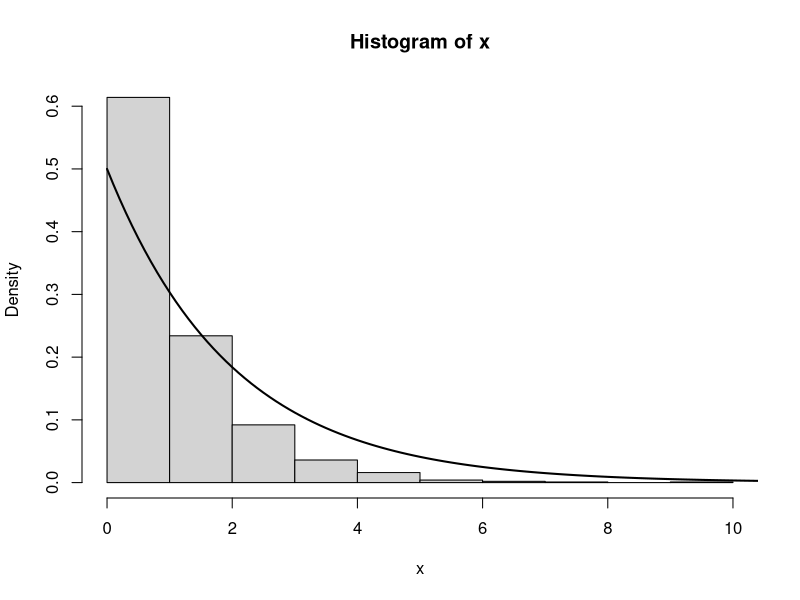
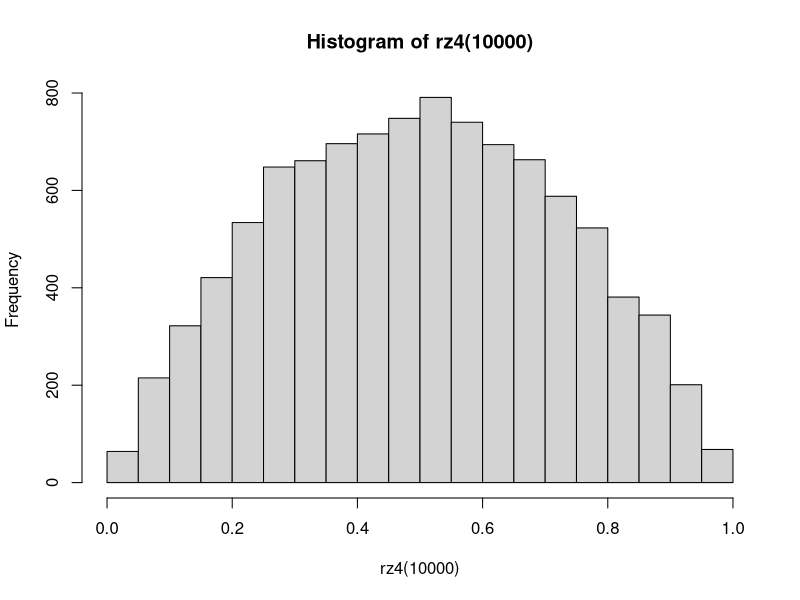
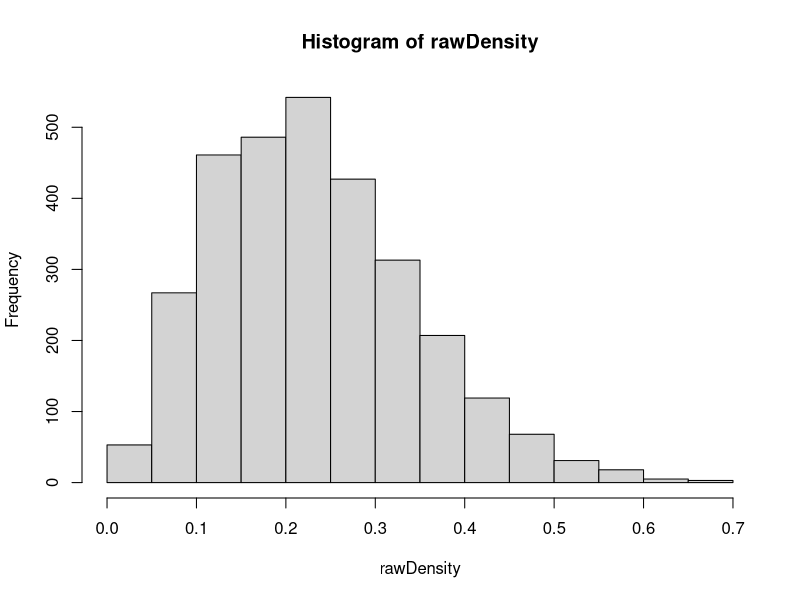
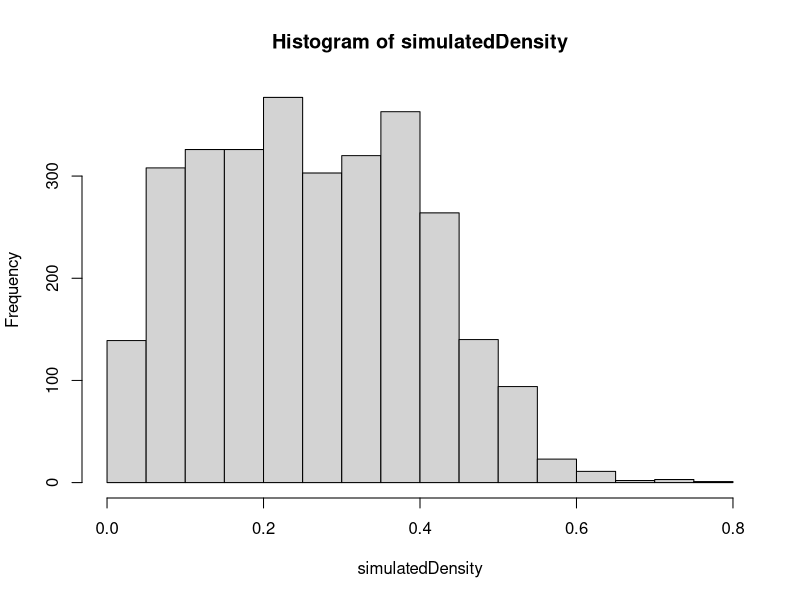
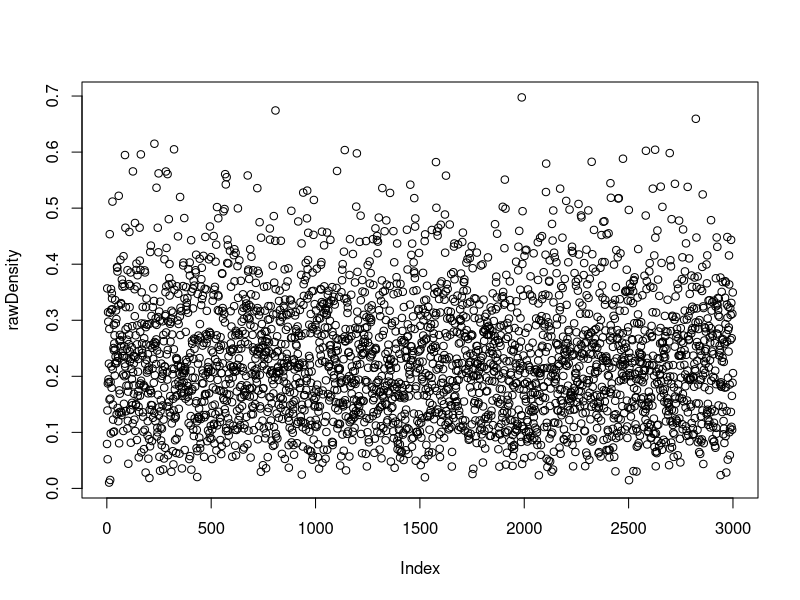
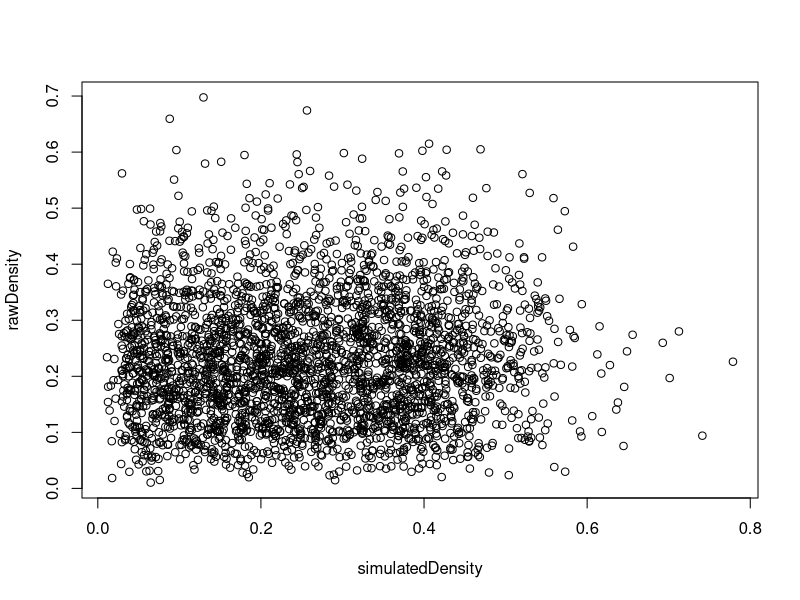
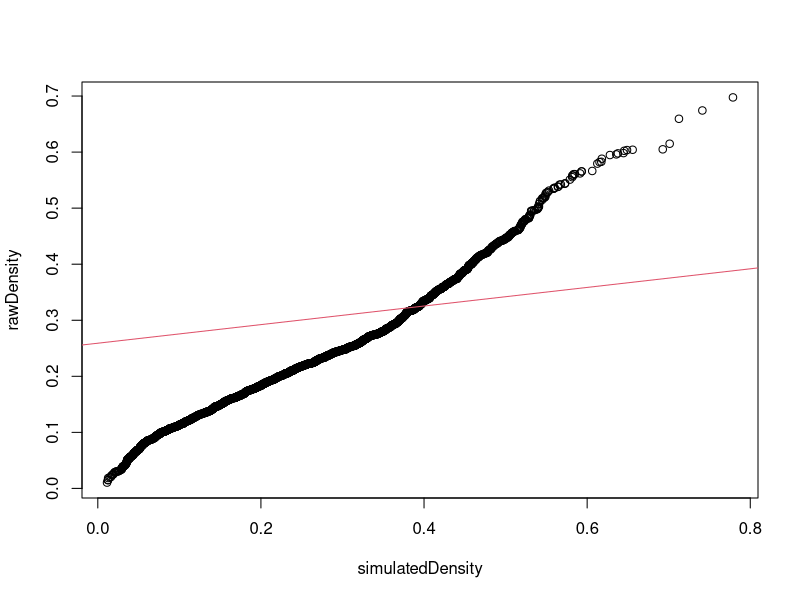
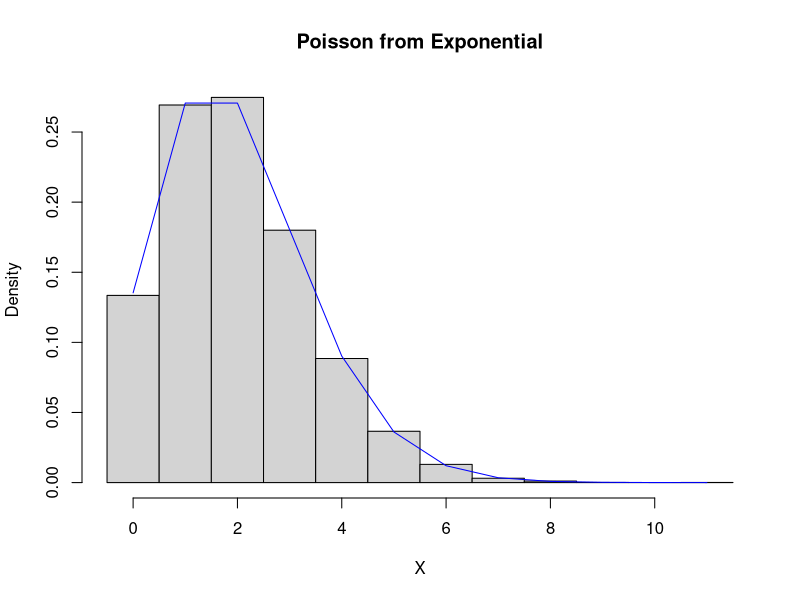

Source code (R) for these figures, in order:
# MCO - Lab / Assignment 1

# Method of Inversion
lambda <-1 
u <- runif ( 1 ) # Generate a u(0,1) number
x <- -log(1-u)/lambda # Transform to an exponential
x

# Method of Inversion - More than one realisation
n<-20
lambda <-1 
u <- runif (n) # Generate a u(0,1) number
x <- -log(1-u)/lambda # Transform to an exponential
x

# Method of Inversion - as a function
inv.exp <- function (n,lambda) {
  lambda <-1 
  u <- runif (n) # Generate a u(0,1) number
  x <- -log(1-u)/lambda # Transform to an exponential
  x}
inv.exp ( n=20, lambda=1)

# Compare histogram of sampled values to plot of the density
x <- inv.exp ( n=1000, lambda =0.5) # Generate Large Sample
hist (x , freq=FALSE) 

t <- 0:150/10 # Create a sequence
lines ( t , dexp ( t , rate =0.5) , lwd=2) # Add the density to the histogram

# KS test to test the null hypothesis from our sample is  from an EX (0.5) distribution
ks.test ( x , pexp , rate=0.5)

###############################################################################

# Gamma Distribution
k <-4
lambda <- 1
x <- inv.exp ( n=k , lambda=lambda ) # Draw an exp number
y <- sum( x )
y

# Gamma Distribution - Draw n random numbers
n <-20  
k<-4  
lambda <- 1  
x <- matrix (inv.exp ( n=n*k , lambda=lambda ) , ncol=k )
y <- apply ( x , 1 , sum) # sum up each row
y 

# Gamma Distribution - Inside a Function

inv.gamma.int <- function ( n, k , lambda ) {
x <- matrix ( inv.exp ( n=n*k , lambda=lambda ) , ncol=k )
apply ( x , 1 , sum)
 }
y <- inv.gamma.int ( 20 , 4 , 1 )
y

################################################################

# Gamma - apparently

fx<-dgamma(0.5,shape=2.5,rate=3)
hx<-dgamma(0.5,shape=2,rate=2)
m<-fx/hx
m

V=NULL
while(length(V)<100){
  U<-runif(1)
  X<-inv.gamma.int(1,2,2)
  Y<-U*m*dgamma(X,shape=2,rate=2)
  fx<-dgamma(X,shape=2.5,rate=3)
  if (Y<fx){
    V=append(V,X)
  }
}

#########################################################

set.seed(0)
x <- rexp(1000)  ## samples from proposal density
f <- function(x) 2 * x *exp(-x^2)  ## target density
w <- f(x) / dexp(x)  ## importance weights

mean(x)  ## non-weighted sample mean
# [1] 1.029677

mean(w * x)  ## weighted sample mean
# [1] 0.9380861

lambdas = rexp(100, 0.5)
samples = rep(0, 100)
for (i in 1:100)
  samples[i] = rpois(1, lambdas[i])

# Importance Sampling
x<-rexp(n=1000,r=1)
fx<-function(x){
  return(x^2*exp(-(x^2)))
}
gx<-function(x){
  return(exp(-x))
}

Ex=mean(x*fx(x)/gx(x))
##################################################################
# Rejection Sampling
rz1<-function () 
{
  repeat {
    x <- runif(1, 0, 1)
    y <- runif(1, 0, 3/2)
    fx <- 6 * x * (1 - x)
    if (y < fx) 
      return(x)
  }
}

rz2<-function (n) 
{
  zvector <- vector("numeric", n)
  for (i in 1:n) {
    zvector[i] <- rz1()
  }
  zvector
}

rz3<-function (n) 
{
  xvec <- runif(n, 0, 1)
  yvec <- runif(n, 0, 3/2)
  fvec <- 6 * xvec * (1 - xvec)
  xvec[yvec < fvec]
}

rz4<-function (n) 
{
  x <- rz3(n)
  len <- length(x)
  aprob <- len/n
  shortby <- n - len
  n2 <- round(shortby/aprob)
  x2 <- rz3(n2)
  x3 <- c(x, x2)
  x3
}

hist(rz4(10000),30)

####################################################################

# Rejection Sampling - apparently

# 1. Define a density of interest that will be approximated by "REJECTION SAMPLING"
minRgDensity <- 0
maxRgDensity <- 10
maxDensityValue <- 1
sampleSize <- 3000
knownDensity <- function(x)
{ minRgDensity <- 0
maxRgDensity <- 20
maxDensityValue <- 1
return(dbeta(x, 3, 10))
}
rawDensity <- rbeta(sampleSize, 3, 10)

# 2. Rejection sampling method
RejectionSampling <- function(n)
{
  RN <- NULL
  for(i in 1:n)
  {
  OK <- 0
  while(OK<1)
  {
  T <- runif(1,min = minRgDensity, max = maxRgDensity )
  U <- runif(1,min = 0, max = 1)
  if(U*maxDensityValue <= knownDensity(T))
  {
  OK <- 1
  RN <- c(RN,T)
  }
  }
  }
  return(RN)
}
# 3. Generate n=sampleSize samples from the model-simulation density
(RejectionSampling)
simulatedDensity <- RejectionSampling(sampleSize)
# 4. Calculate the two histograms
histoRaw <- hist(rawDensity)
histoSimulated <- hist(simulatedDensity)
# 5. Q-Q plot raw vs simulated densities
plot( rawDensity )
plot( simulatedDensity, rawDensity )
qqplot(simulatedDensity, rawDensity )
qqline(simulatedDensity, col = 2)
# qqplot( rawDensity, simulatedDensity);
# abline(0,1) 

##################################################################
# Poisson from exponential

Nsim = 10^4

# small/large values for lambda (the value of 1/mean)
#
lambda = 2

X = NULL
for( ii in 1:Nsim ){
  k = 0
  v = rexp(1,rate=lambda)
  while( v < 1 ){
    v = v + rexp(1,rate=lambda)
    k = k+1
  }
  X[ii]=k  
}

xRng = seq(min(X),max(X),1)
brks = c( xRng[1] - 0.5, xRng + 0.5 )
hist(X,freq=F,breaks=brks,main="Poisson from Exponential")
lines( xRng, dpois(xRng,lambda), col="Blue" )

####################################################################
# Poisson from exponential again

lambda <- 0.5
tMax <- 100

## find the number 'n' of exponential r.vs required by imposing that
## Pr{N(t) <= n} <= 1 - eps for a small 'eps'
n <- qpois(1 - 1e-8, lambda = lambda * tMax)

## simulate exponential interarrivals the
X <- rexp(n = n, rate = lambda)
S <- c(0, cumsum(X))
plot(x = S, y = 0:n, type = "s", xlim = c(0, tMax)) 

## several paths?
nSamp <- 50
## simulate exponential interarrivals
X <- matrix(rexp(n * nSamp, rate = lambda), ncol = nSamp,
            dimnames = list(paste("S", 1:n, sep = ""), paste("samp", 1:nSamp)))
## compute arrivals, and add a fictive arrival 'T0' for t = 0
S <- apply(X, 2, cumsum)
S <- rbind("T0" = rep(0, nSamp), S)
head(S)
## plot using steps
matplot(x = S, y = 0:n, type = "s", col = "darkgray",
        xlim = c(0, tMax),
        main = "Homogeneous Poisson Process paths", xlab = "t", ylab = "N(t)")

############################################################################

# Rejection Sampling - Examples from book

a = 3 # a large value that makes naive simulation from the truncated normal distribution hard 

# Part (c):
#
M = sqrt( 2 * pi ) * exp( -0.5*a^2 ) # this is *not* the reciprical of the acceptance rate since the densities are not correctly normalized 

mu_bar = a 

# Plot the two densities f(x) and M*g(x) to make sure that f(x) < M*g(x):
# 
xRange = seq( a, 4*a, length.out=100 )
f = exp( -0.5*xRange^2 )
plot( xRange, f )
g = (1/sqrt(2*pi)) * exp( -0.5*(xRange - mu_bar)^2 )
lines( xRange, M*g )

gFunc = function(x,mu_bar){ # don't do the truncation when x<a here
  (1/sqrt(2*pi)) * exp( -0.5*(x - mu_bar)^2 )
}
fFunc = function(x){ # don't do the truncation when x<a here
  exp( -0.5*x^2 )
}

Nsim = 2500

x=NULL
while( length(x)<Nsim ){
  
  y = rnorm( Nsim, mean=mu_bar, sd=1. ) # generate samples from the candidate density
  
  yKeep = y[ y > a ] # these are possible candidates (other points have f(y)=0 will not pass the acceptance phase)
  nKeep = length(yKeep)
  
  y = yKeep
  
  x = c(x, y[ runif(nKeep)*M < fFunc(y)/gFunc(y,mu_bar) ])
}
x = x[1:Nsim]


##postscript("../../WriteUp/Graphics/Chapter2/ex_2_21_pt_trunc_norm_dist.eps", onefile=FALSE, horizontal=FALSE)

# Plot this as a normalized density:
# 
hist(x,freq=F,main="truncated normal dist. via normal")
xRng = seq( min(x), max(x), length.out=100 )
normConstant = sqrt(2*pi) * ( 1 - pnorm(a) )
lines(xRng,fFunc(xRng)/normConstant,lwd=2,col="sienna")

##dev.off()



# Part (d):
#
alpha = ( a + sqrt( a^2 + 4 ) )/2 # the optimal value for the translated exponential density
MTilde = (1/alpha)*exp( 0.5*alpha^2 - alpha*a ) # the optimal value for MTilde 

# Plot the two densities f(x) and M*g(x) to make sure that f(x) < M*g(x):
# 
xRange = seq( a, 4*a, length.out=100 )
f = exp( -0.5*xRange^2 )
plot( xRange, f )
g = alpha * exp( -alpha*(xRange - a) )
lines( xRange, M*g )

gFunc = function(x,alpha,a){ # don't do the truncation when x<a here
  alpha * exp( -alpha*(x - a) )
}
fFunc = function(x){ # don't do the truncation when x<a here
  exp( -0.5*x^2 )
}

Nsim = 2500

x=NULL
while( length(x)<Nsim ){
  
  y = rexp( Nsim, rate=alpha ) # generate samples from the candidate density
  y = y + a # now tranlate 
  
  x = c(x, y[ runif(Nsim)*MTilde < fFunc(y)/gFunc(y,alpha,a) ])
}
x = x[1:Nsim]


##postscript("../../WriteUp/Graphics/Chapter2/ex_2_21_pt_trans_exp_density.eps", onefile=FALSE, horizontal=FALSE)

# Plot this as a normalized density:
# 
hist(x,freq=F,main="truncated normal dist. via translated exponential")
xRng = seq( min(x), max(x), length.out=100 )
normConstant = sqrt(2*pi) * ( 1 - pnorm(a) )
lines(xRng,fFunc(xRng)/normConstant,lwd=2,col="sienna")

##dev.off()

##################################################################

# Other examples of accept-reject algorithm
# Part (a):
# 

# Find the largest value of f(y)/g(y) (note the Gaussian exponential factor cancels):
# 
M = optimize(f=function(x){
  num = ( sin(6*x)^2 + 3*( cos(x)^2 ) * (sin(4*x))^2 + 1 )
  den = ( 1/sqrt(2*pi) )
  num/den 
}, interval=c(0,+1.),maximum=T)$objective


# Here we will plot the density f and the upper bounding density $M g(x)$.
# 
###postscript("../../WriteUp/Graphics/Chapter2/ex_2_18_f_function.eps", onefile=FALSE, horizontal=FALSE)
x = seq(-5,+5,length.out=1000)
f = exp(-0.5*x^2)*( sin(6*x)^2 + 3*( cos(x)^2 ) * (sin(4*x))^2 + 1 )

plot( x, f )
lines( x, f, lwd=2, col="black")

g = M * exp(-0.5*x^2)/sqrt(2*pi)
lines( x, g )

###dev.off() 

# Generate Nsim random variables from f and estimate the acceptance rate of this proceedure 
#
Nsim = 2500

fFunc = function(x){
  exp(-.5*x^2)*( sin(6*x)^2 + 3*( cos(x)^2 ) * (sin(4*x))^2 + 1 )
}
gFunc = function(x){
  exp(-.5*x^2)/sqrt( 2*pi ) 
}

X = NULL
U = NULL
numDrawsFound = 0
while( numDrawsFound<Nsim ){
  X = c(X,rnorm(Nsim)) # extract some draws from our proposal distribution 
  U = c(U,runif(Nsim)) # extract the corresponding uniform random variable 
  numDrawsFound = sum( fFunc(X)/(M*gFunc(X)) >= U ) # find out which draws passed the accept-reject threshold
}

prob_acceptance = numDrawsFound/length(X)
hat_f = 1/(prob_acceptance*M) # the nomalizing factor for the f(x) density 

# extract out the true samples from f(x) and estimate the probability of acceptance (1/M):
#
inds = fFunc(X)/(M*gFunc(X)) >= U 
X = X[inds]

###postscript("../../WriteUp/Graphics/Chapter2/ex_2_18_normalized_f_density.eps", onefile=FALSE, horizontal=FALSE)

hist(X,freq=F,breaks=100)
xRng = seq( min(X), max(X), length.out=100 )
#lines(xRng,fFunc(xRng)/(prob_acceptance*M),lwd=2,col="sienna")
lines(xRng,hat_f * fFunc(xRng),lwd=2,col="sienna")

###dev.off()

######################################################################
# Odds and Sods

# Gamma - apparently

fx<-dgamma(0.5,shape=2.5,rate=3)
hx<-dgamma(0.5,shape=2,rate=2)
m<-fx/hx
m

V=NULL
while(length(V)<100){
  U<-runif(1)
  X<-inv.gamma.int(1,2,2)
  Y<-U*m*dgamma(X,shape=2,rate=2)
  fx<-dgamma(X,shape=2.5,rate=3)
  if (Y<fx){
    V=append(V,X)
  }
}

#########################################################

set.seed(0)
x <- rexp(1000)  ## samples from proposal density
f <- function(x) 2 * x *exp(-x^2)  ## target density
w <- f(x) / dexp(x)  ## importance weights

mean(x)  ## non-weighted sample mean
# [1] 1.029677

mean(w * x)  ## weighted sample mean
# [1] 0.9380861

lambdas = rexp(100, 0.5)
samples = rep(0, 100)
for (i in 1:100)
  samples[i] = rpois(1, lambdas[i])

# Importance Sampling
x<-rexp(n=1000,r=1)
fx<-function(x){
  return(x^2*exp(-(x^2)))
}
gx<-function(x){
  return(exp(-x))
}

Ex=mean(x*fx(x)/gx(x))
##################################################################
# Rejection Sampling
rz1<-function () 
{
  repeat {
    x <- runif(1, 0, 1)
    y <- runif(1, 0, 3/2)
    fx <- 6 * x * (1 - x)
    if (y < fx) 
      return(x)
  }
}

rz2<-function (n) 
{
  zvector <- vector("numeric", n)
  for (i in 1:n) {
    zvector[i] <- rz1()
  }
  zvector
}

rz3<-function (n) 
{
  xvec <- runif(n, 0, 1)
  yvec <- runif(n, 0, 3/2)
  fvec <- 6 * xvec * (1 - xvec)
  xvec[yvec < fvec]
}

rz4<-function (n) 
{
  x <- rz3(n)
  len <- length(x)
  aprob <- len/n
  shortby <- n - len
  n2 <- round(shortby/aprob)
  x2 <- rz3(n2)
  x3 <- c(x, x2)
  x3
}

hist(rz4(10000),30)

####################################################################

# Rejection Sampling - apparently

